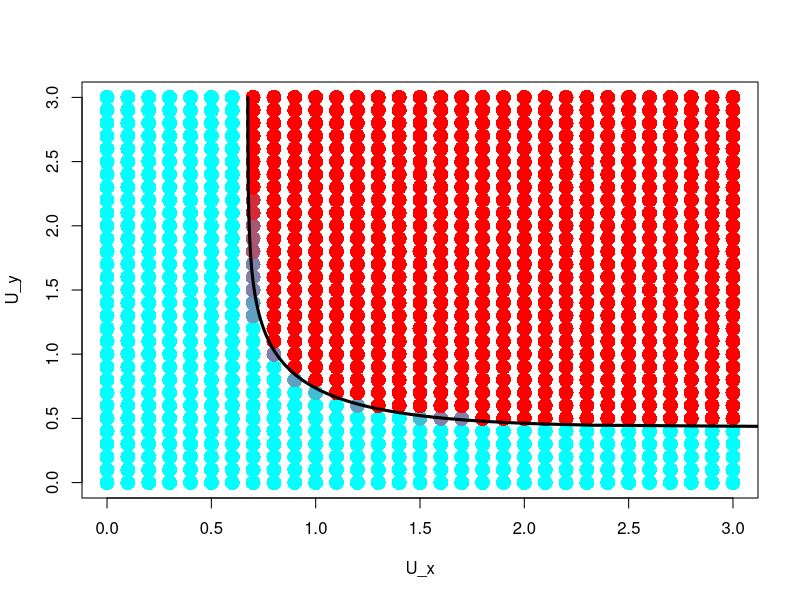

This figure's R source:

Raw <- read.csv("Raw_result.csv")
## "Group" column accidently deleted from above data file
Raw$Group <- rep(1:(31*31),each=10)

Number <- rep(NA,30*30)
X_ax <- rep(NA,30*30)
Y_ax <- rep(NA,30*30)

for(i in unique(Raw$Group) ){
	X_ax[i] <- unique(Raw[Raw$Group==i,]$U_x)
	Y_ax[i] <- unique(Raw[Raw$Group==i,]$U_y)
	Number[i] <-  sum(Raw[Raw$Group==i,]$k == 2)
}

library(plotrix)

pdf("color_plot.pdf")

plot(X_ax,Y_ax,col=color.scale(-Number,c(2,1,0),c(0,2,4),c(3,5,6)),pch=16,cex=2,xlab="U_x", ylab="U_y")
##-----------------------------------------------

YtoX <- function(U_y){
	Num <- 2*dnorm(U_y)+2*U_y*pnorm(U_y)-U_y
	NM <- (Num/U_y +2)/4
	if(NM<1){
		return(qnorm(NM))
	}else{
		return(NA)
	}
}
##-----------------------------------
Y_vector <- seq(0.437,3,0.01)
X_vector <- rep(NA,257)

for(j in 1:257){
	X_vector[j] <- YtoX(Y_vector[j])
}


lines(X_vector,Y_vector, lwd=3) 

dev.off()
